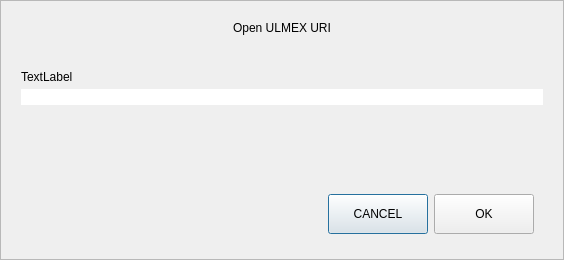
<?xml version="1.0" encoding="UTF-8"?>
<ui version="4.0">
 <class>OpenURIDialog</class>
 <widget class="QDialog" name="OpenURIDialog">
  <property name="geometry">
   <rect>
    <x>0</x>
    <y>0</y>
    <width>564</width>
    <height>260</height>
   </rect>
  </property>
  <property name="windowTitle">
   <string>Open URI</string>
  </property>
  <layout class="QVBoxLayout" name="verticalLayout">
   <property name="spacing">
    <number>0</number>
   </property>
   <property name="leftMargin">
    <number>0</number>
   </property>
   <property name="topMargin">
    <number>0</number>
   </property>
   <property name="rightMargin">
    <number>0</number>
   </property>
   <property name="bottomMargin">
    <number>0</number>
   </property>
   <item>
    <widget class="QFrame" name="frame">
     <property name="frameShape">
      <enum>QFrame::StyledPanel</enum>
     </property>
     <property name="frameShadow">
      <enum>QFrame::Raised</enum>
     </property>
     <layout class="QVBoxLayout" name="verticalLayout_2">
      <property name="spacing">
       <number>5</number>
      </property>
      <property name="leftMargin">
       <number>20</number>
      </property>
      <property name="topMargin">
       <number>20</number>
      </property>
      <property name="rightMargin">
       <number>20</number>
      </property>
      <property name="bottomMargin">
       <number>16</number>
      </property>
      <item>
       <widget class="QLabel" name="labelTitle">
        <property name="text">
         <string>Open ULMEX URI</string>
        </property>
        <property name="alignment">
         <set>Qt::AlignCenter</set>
        </property>
       </widget>
      </item>
      <item>
       <spacer name="verticalSpacer_2">
        <property name="orientation">
         <enum>Qt::Vertical</enum>
        </property>
        <property name="sizeType">
         <enum>QSizePolicy::Fixed</enum>
        </property>
        <property name="sizeHint" stdset="0">
         <size>
          <width>20</width>
          <height>30</height>
         </size>
        </property>
       </spacer>
      </item>
      <item>
       <widget class="QLabel" name="labelSubtitle">
        <property name="text">
         <string notr="true">TextLabel</string>
        </property>
       </widget>
      </item>
      <item>
       <layout class="QHBoxLayout" name="horizontalLayout">
        <property name="spacing">
         <number>0</number>
        </property>
        <item>
         <widget class="QValidatedLineEdit" name="uriEdit">
          <property name="styleSheet">
           <string notr="true">#uriEdit{
	border-top-right-radius:0px;
	border-bottom-right-radius:0px;
}</string>
          </property>
         </widget>
        </item>
       </layout>
      </item>
      <item>
       <spacer name="verticalSpacer">
        <property name="orientation">
         <enum>Qt::Vertical</enum>
        </property>
        <property name="sizeHint" stdset="0">
         <size>
          <width>20</width>
          <height>40</height>
         </size>
        </property>
       </spacer>
      </item>
      <item>
       <widget class="QWidget" name="widget" native="true">
        <property name="minimumSize">
         <size>
          <width>0</width>
          <height>50</height>
         </size>
        </property>
        <layout class="QHBoxLayout" name="horizontalLayout_2">
         <item>
          <spacer name="horizontalSpacer">
           <property name="orientation">
            <enum>Qt::Horizontal</enum>
           </property>
           <property name="sizeHint" stdset="0">
            <size>
             <width>289</width>
             <height>20</height>
            </size>
           </property>
          </spacer>
         </item>
         <item>
          <widget class="QPushButton" name="pushButtonCancel">
           <property name="minimumSize">
            <size>
             <width>100</width>
             <height>40</height>
            </size>
           </property>
           <property name="text">
            <string>CANCEL</string>
           </property>
          </widget>
         </item>
         <item>
          <widget class="QPushButton" name="pushButtonOK">
           <property name="minimumSize">
            <size>
             <width>100</width>
             <height>40</height>
            </size>
           </property>
           <property name="text">
            <string>OK</string>
           </property>
          </widget>
         </item>
        </layout>
       </widget>
      </item>
     </layout>
    </widget>
   </item>
  </layout>
 </widget>
 <customwidgets>
  <customwidget>
   <class>QValidatedLineEdit</class>
   <extends>QLineEdit</extends>
   <header>qvalidatedlineedit.h</header>
  </customwidget>
 </customwidgets>
 <resources/>
 <connections/>
</ui>
